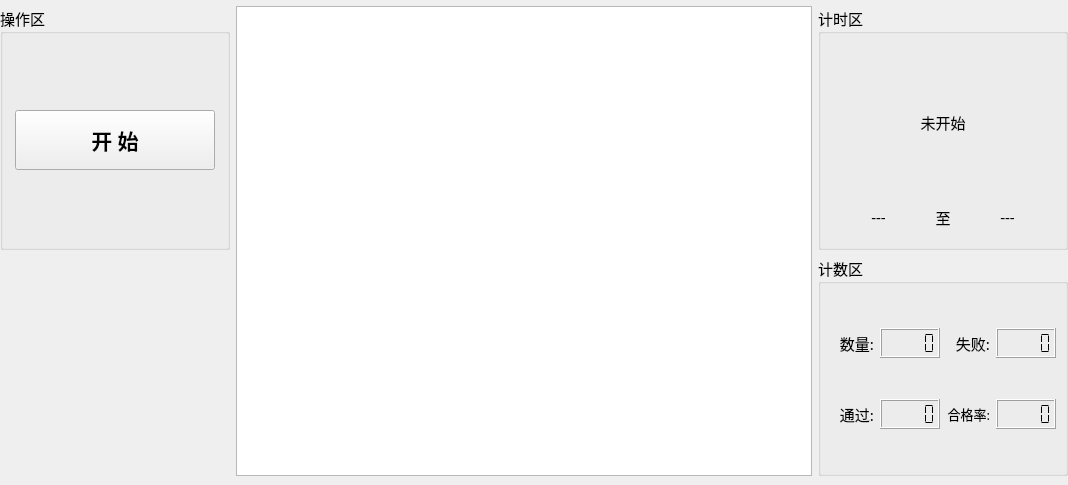
<?xml version="1.0" encoding="UTF-8"?>
<ui version="4.0">
 <class>Home_WorkWid</class>
 <widget class="QWidget" name="Home_WorkWid">
  <property name="enabled">
   <bool>true</bool>
  </property>
  <property name="geometry">
   <rect>
    <x>0</x>
    <y>0</y>
    <width>1068</width>
    <height>485</height>
   </rect>
  </property>
  <property name="sizePolicy">
   <sizepolicy hsizetype="Preferred" vsizetype="Preferred">
    <horstretch>0</horstretch>
    <verstretch>0</verstretch>
   </sizepolicy>
  </property>
  <property name="maximumSize">
   <size>
    <width>16777215</width>
    <height>1000</height>
   </size>
  </property>
  <property name="font">
   <font>
    <pointsize>11</pointsize>
   </font>
  </property>
  <property name="windowTitle">
   <string>Form</string>
  </property>
  <layout class="QGridLayout" name="gridLayout">
   <property name="leftMargin">
    <number>0</number>
   </property>
   <property name="topMargin">
    <number>6</number>
   </property>
   <property name="rightMargin">
    <number>0</number>
   </property>
   <property name="bottomMargin">
    <number>9</number>
   </property>
   <property name="horizontalSpacing">
    <number>6</number>
   </property>
   <item row="0" column="0">
    <widget class="QGroupBox" name="groupBox_7">
     <property name="minimumSize">
      <size>
       <width>0</width>
       <height>220</height>
      </size>
     </property>
     <property name="maximumSize">
      <size>
       <width>230</width>
       <height>16777215</height>
      </size>
     </property>
     <property name="font">
      <font>
       <family>微软雅黑</family>
       <pointsize>11</pointsize>
      </font>
     </property>
     <property name="title">
      <string>操作区</string>
     </property>
     <layout class="QGridLayout" name="gridLayout_3">
      <item row="0" column="0">
       <widget class="QPushButton" name="startBtn">
        <property name="enabled">
         <bool>true</bool>
        </property>
        <property name="minimumSize">
         <size>
          <width>120</width>
          <height>0</height>
         </size>
        </property>
        <property name="maximumSize">
         <size>
          <width>200</width>
          <height>60</height>
         </size>
        </property>
        <property name="font">
         <font>
          <family>微软雅黑</family>
          <pointsize>16</pointsize>
          <bold>true</bold>
         </font>
        </property>
        <property name="text">
         <string>开 始</string>
        </property>
       </widget>
      </item>
     </layout>
    </widget>
   </item>
   <item row="0" column="1" rowspan="2">
    <widget class="QTextEdit" name="textEdit">
     <property name="sizePolicy">
      <sizepolicy hsizetype="Preferred" vsizetype="Preferred">
       <horstretch>0</horstretch>
       <verstretch>0</verstretch>
      </sizepolicy>
     </property>
    </widget>
   </item>
   <item row="0" column="2">
    <widget class="QGroupBox" name="groupBox_1">
     <property name="minimumSize">
      <size>
       <width>250</width>
       <height>150</height>
      </size>
     </property>
     <property name="maximumSize">
      <size>
       <width>260</width>
       <height>350</height>
      </size>
     </property>
     <property name="font">
      <font>
       <family>微软雅黑</family>
       <pointsize>11</pointsize>
      </font>
     </property>
     <property name="title">
      <string>计时区</string>
     </property>
     <layout class="QGridLayout" name="gridLayout_2">
      <property name="bottomMargin">
       <number>20</number>
      </property>
      <item row="1" column="0">
       <widget class="QLabel" name="startLab">
        <property name="maximumSize">
         <size>
          <width>16777215</width>
          <height>20</height>
         </size>
        </property>
        <property name="text">
         <string>---</string>
        </property>
        <property name="alignment">
         <set>Qt::AlignCenter</set>
        </property>
       </widget>
      </item>
      <item row="1" column="1">
       <widget class="QLabel" name="label_3">
        <property name="maximumSize">
         <size>
          <width>20</width>
          <height>20</height>
         </size>
        </property>
        <property name="text">
         <string>至</string>
        </property>
        <property name="alignment">
         <set>Qt::AlignCenter</set>
        </property>
       </widget>
      </item>
      <item row="1" column="2">
       <widget class="QLabel" name="endLab">
        <property name="maximumSize">
         <size>
          <width>16777215</width>
          <height>20</height>
         </size>
        </property>
        <property name="text">
         <string>---</string>
        </property>
        <property name="alignment">
         <set>Qt::AlignCenter</set>
        </property>
       </widget>
      </item>
      <item row="0" column="0" colspan="3">
       <widget class="QLabel" name="timeLab">
        <property name="text">
         <string>未开始</string>
        </property>
        <property name="alignment">
         <set>Qt::AlignCenter</set>
        </property>
       </widget>
      </item>
     </layout>
    </widget>
   </item>
   <item row="1" column="2">
    <widget class="QGroupBox" name="groupBox_5">
     <property name="minimumSize">
      <size>
       <width>0</width>
       <height>130</height>
      </size>
     </property>
     <property name="maximumSize">
      <size>
       <width>250</width>
       <height>220</height>
      </size>
     </property>
     <property name="font">
      <font>
       <family>微软雅黑</family>
       <pointsize>11</pointsize>
      </font>
     </property>
     <property name="title">
      <string>计数区</string>
     </property>
     <layout class="QGridLayout" name="gridLayout_4">
      <item row="0" column="0">
       <widget class="QLabel" name="label_27">
        <property name="maximumSize">
         <size>
          <width>45</width>
          <height>30</height>
         </size>
        </property>
        <property name="text">
         <string>数量:</string>
        </property>
        <property name="alignment">
         <set>Qt::AlignRight|Qt::AlignTrailing|Qt::AlignVCenter</set>
        </property>
       </widget>
      </item>
      <item row="0" column="1">
       <widget class="QLCDNumber" name="allLcd">
        <property name="maximumSize">
         <size>
          <width>60</width>
          <height>30</height>
         </size>
        </property>
        <property name="digitCount">
         <number>5</number>
        </property>
        <property name="segmentStyle">
         <enum>QLCDNumber::Flat</enum>
        </property>
       </widget>
      </item>
      <item row="0" column="2">
       <widget class="QLabel" name="label_28">
        <property name="maximumSize">
         <size>
          <width>45</width>
          <height>30</height>
         </size>
        </property>
        <property name="text">
         <string>失败:</string>
        </property>
        <property name="alignment">
         <set>Qt::AlignRight|Qt::AlignTrailing|Qt::AlignVCenter</set>
        </property>
       </widget>
      </item>
      <item row="0" column="3">
       <widget class="QLCDNumber" name="errLcd">
        <property name="maximumSize">
         <size>
          <width>60</width>
          <height>30</height>
         </size>
        </property>
        <property name="digitCount">
         <number>5</number>
        </property>
        <property name="segmentStyle">
         <enum>QLCDNumber::Flat</enum>
        </property>
        <property name="value" stdset="0">
         <double>0.000000000000000</double>
        </property>
        <property name="intValue" stdset="0">
         <number>0</number>
        </property>
       </widget>
      </item>
      <item row="1" column="0">
       <widget class="QLabel" name="label_29">
        <property name="maximumSize">
         <size>
          <width>45</width>
          <height>30</height>
         </size>
        </property>
        <property name="text">
         <string>通过:</string>
        </property>
        <property name="alignment">
         <set>Qt::AlignRight|Qt::AlignTrailing|Qt::AlignVCenter</set>
        </property>
       </widget>
      </item>
      <item row="1" column="1">
       <widget class="QLCDNumber" name="okLcd">
        <property name="maximumSize">
         <size>
          <width>60</width>
          <height>30</height>
         </size>
        </property>
        <property name="digitCount">
         <number>5</number>
        </property>
        <property name="segmentStyle">
         <enum>QLCDNumber::Flat</enum>
        </property>
        <property name="intValue" stdset="0">
         <number>0</number>
        </property>
       </widget>
      </item>
      <item row="1" column="2">
       <widget class="QLabel" name="label_30">
        <property name="maximumSize">
         <size>
          <width>60</width>
          <height>30</height>
         </size>
        </property>
        <property name="font">
         <font>
          <family>微软雅黑</family>
          <pointsize>10</pointsize>
         </font>
        </property>
        <property name="text">
         <string>合格率:</string>
        </property>
        <property name="alignment">
         <set>Qt::AlignRight|Qt::AlignTrailing|Qt::AlignVCenter</set>
        </property>
       </widget>
      </item>
      <item row="1" column="3">
       <widget class="QLCDNumber" name="passLcd">
        <property name="maximumSize">
         <size>
          <width>60</width>
          <height>30</height>
         </size>
        </property>
        <property name="digitCount">
         <number>5</number>
        </property>
        <property name="segmentStyle">
         <enum>QLCDNumber::Flat</enum>
        </property>
       </widget>
      </item>
     </layout>
    </widget>
   </item>
  </layout>
 </widget>
 <resources/>
 <connections/>
</ui>
